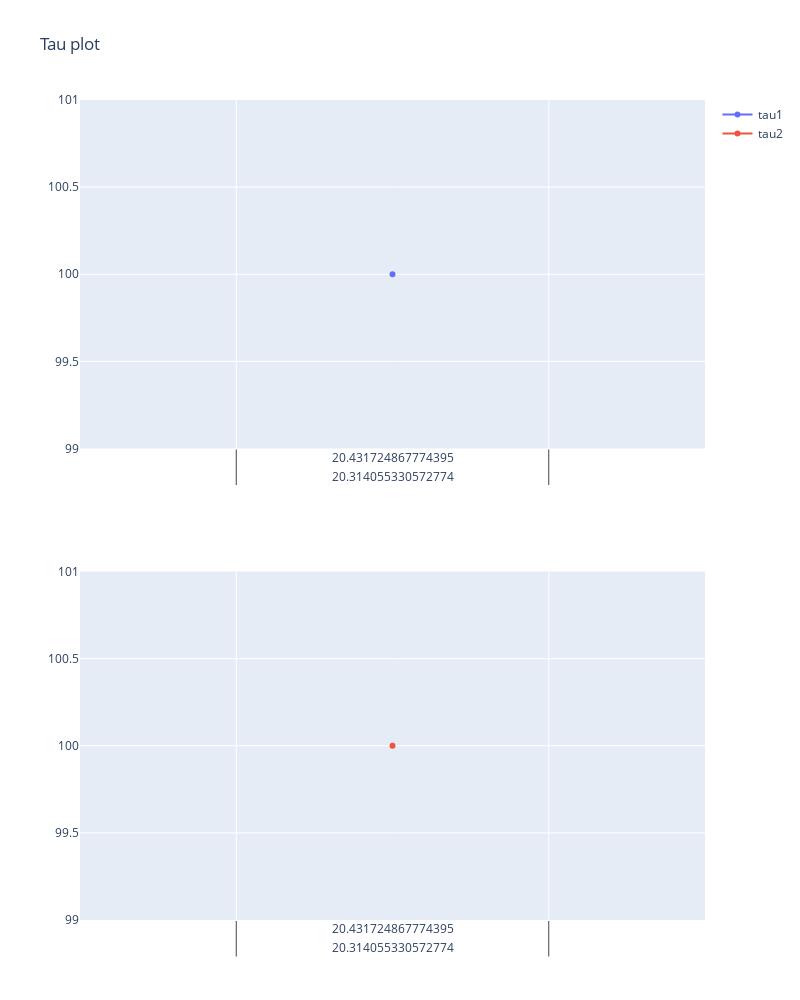

The notebook cell this image was saved under:
### Code cell
def compute_friction(xd, yd, thetad):
        '''This function computes the resistive force on the x axis Rx, the viscous friction on the y axis Fy and the resistive moment Mr'''
        x1d = x4d = xd - t*thetad
        x3d = x2d = xd + t*thetad

        y1d = y2d = yd + a*thetad

        y3d = y4d = yd - b*thetad

        Rx = fr * (mass * g)/2 * (np.sign(x1d) + np.sign(x2d))

        Fy = mu * ((mass*g)/(a + b)) * \
            (b*np.sign(y1d) + a*np.sign(y3d))
        
        Mr = mu * ((a*b*mass*g)/(a + b))*(np.sign(y1d) -
                                          np.sign(y3d)) + fr*t*mass*g/2*(np.sign(x2d) - np.sign(x1d))
        return Rx, Fy, Mr


x = np.linspace(0, 326,326)
tmax = 100

fig = make_subplots(rows=2, cols=1)
tau1 = []
tau2 = []
for x in rrt.confs:
        u1 = x[3][0]
        u2 = x[4][0]
        print(u2)
        Rx, Fy, Mr = compute_friction(x[0][0], x[1][0], x[2][0])

        t1 =r/2*(mass * u1 + mass/d0 * (x[1][0]**2) +Rx) - ((r*d0) / (
            2*t)) * ((mass + (Iz/d0**2)) * u2 - (mass/d0)*x[0][0]*x[1][0]+ Fy - Mr/d0) 
        t2= r/2*(mass * u1 + mass/d0 * (x[1][0]**2) +Rx) + ((r*d0) / (
            2*t)) * ((mass + (Iz/d0**2)) * u2 - (mass/d0)*x[0][0]*x[1][0] + Fy - Mr/d0)


        if t1 < tmax and t1 > -tmax:
                tau1.append(t1)
        elif t1 > tmax:
                tau1.append(tmax)
        elif t1 < -tmax:
                tau1.append(-tmax)

        if t2 < tmax and t1 > -tmax:
                tau2.append(t2)
        elif t2 > tmax:
                tau2.append(tmax)
        elif t2 < -100:
                tau2.append(-tmax)




# Update subplot layout
fig.add_trace(go.Scatter(x=x, y=tau1, name='tau1'), row=1, col=1)
fig.add_trace(go.Scatter(x=x, y=tau2, name='tau2'), row=2, col=1)
fig.update_layout(height=1000, width=800, title_text="Tau plot")

# Display the subplot
fig.show()

### Figure 1 — Plotly figure (JSON) as saved in the notebook; plotly's stock layout.template omitted (floating-point values rounded to 4 significant figures; data arrays with more than 128 entries replaced by an {"elided": "..."} marker saying what was removed)
{"data": [{"name": "tau1", "type": "scatter", "x": [[20.31], [20.43], [0.3512], [1.961], [0.006845]], "xaxis": "x", "y": {"elided": "326 int values"}, "yaxis": "y"}, {"name": "tau2", "type": "scatter", "x": [[20.31], [20.43], [0.3512], [1.961], [0.006845]], "xaxis": "x2", "y": {"elided": "326 int values"}, "yaxis": "y2"}], "layout": {"height": 1000, "title": {"text": "Tau plot"}, "width": 800, "xaxis": {"anchor": "y", "domain": [0, 1]}, "xaxis2": {"anchor": "y2", "domain": [0, 1]}, "yaxis": {"anchor": "x", "domain": [0.575, 1]}, "yaxis2": {"anchor": "x2", "domain": [0, 0.425]}}}
